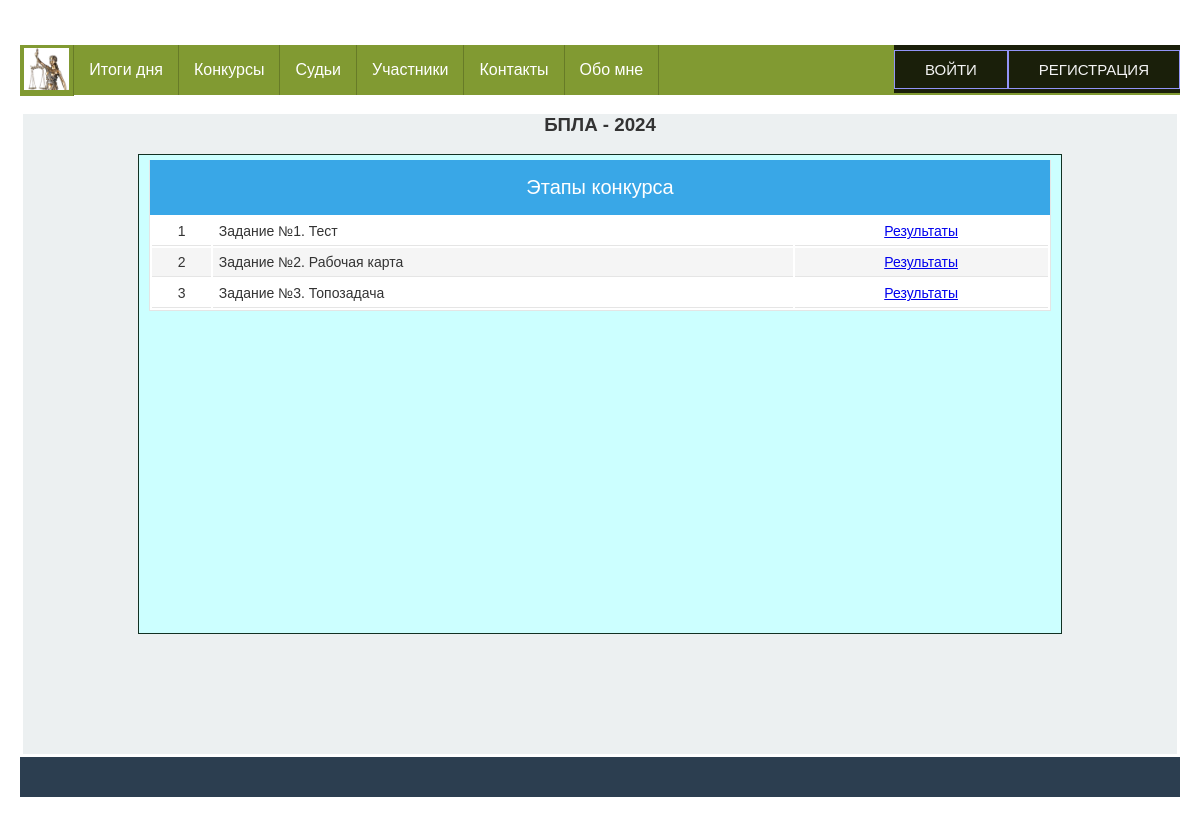
/competitions/view_competition/1/, run on the app's committed database.
### app_for_competitions/models.py (models this page shows, shortened)
class Competition(models.Model):
    class Meta:
        db_table = 'competitions'
        verbose_name = _('Конкурс') # наименование в админке в единственном числе
        verbose_name_plural = _('Конкурсы') # наименование в админке во множественном числе
    name = models.CharField(_('Сокращенное название'), max_length=50)
    fullname = models.CharField(_('Полное наименование конкурса'), max_length=200,
                                default=None)
    date = models.DateField(_('Дата проведения'),
                            help_text="Дата начала")
    active = models.BooleanField(_('Активен'), default=True)

class CompetitionTask(models.Model):
    class Meta:
        db_table = 'competition_tasks'
        verbose_name = _('Этап конкурса')
        verbose_name_plural = _('Этапы конкурсов')
    name = models.CharField(max_length=50)
    competition = models.ForeignKey(Competition, on_delete=models.CASCADE)

### app_for_competitions/views.py (the view)
# urls.py: path('view_competition/<int:pk>/', view_competition, name='view_competition'),
def view_competition(request, pk):
    competition = get_object_or_404(Competition, id=pk)
    context = {'title': f"{competition.name}"}
    competition_tasks = CompetitionTask.objects.filter(competition=competition)
    context['competition_tasks'] = competition_tasks
    context['competition_id'] = pk
    return render(request, 'app_for_competitions/view_competition_tasks.html', context)

### app_for_competitions/templates/app_for_competitions/view_competition_tasks.html (shortened to what this page needs)
{% extends 'base.html' %}
{% load static %}
{% block content %}
<h3 class="center">{{ title }}</h3>
<div class="row">
    <div class="table-caption">Этапы конкурса</div>
    <table id="table">
        <tbody>
        {% for task in competition_tasks %}
        <tr>
            <td>{{ task.id }}</td>
            <td style="text-align: left">{{ task.name }}</td>
            <td><a href="{% url 'view_task_result' pk=task.id pc=competition_id %}">Результаты</a></td>
        </tr>
        {% endfor %}
        </tbody>
    </table>
</div>
{%  endblock %}

### static/css/stylesheet.css (style rules this page uses)
body { margin: 0; }
* { box-sizing: border-box; }
.row { overflow: hidden; max-width: 80%; min-height: 60vh; background-color: #CCFFFF; margin: 0 auto; border: 1px solid #123123; padding: 5px 10px; }
.center { text-align: center; }
* { -moz-box-sizing: border-box; -webkit-box-sizing: border-box; box-sizing: border-box; }
html { color: #333333; font-size: 62.5%; }
body { font: normal 16px Tahoma, Geneva, Helvetica, sans-serif; margin: 0 auto; padding: 0; }
@media only all and (min-width: 760px) { body { padding: 20px; padding: 2rem; } }
table { display: block; margin: 0; border: none; background: #fff; font-size: 14px; font-size: 1.4rem; }
@media only all and (min-width: 760px) { table { display: table; width: 100%; border: 1px solid #e5e5e5; border-top: none; } }
tbody { display: block; }
@media only all and (min-width: 760px) { tbody { display: table-row-group; } }
.table-caption { display: block; width: 100%; background: #39a7e7; color: #fff; font-size: 20px; font-size: 2rem; text-align: center; height: 44px; line-height: 44px; border: none; border-bottom: 2px solid #999; }
@media only all and (min-width: 760px) { .table-caption { border: 1px solid #e5e5e5; border-top: none; border-bottom: none; height: 55px; line-height: 55px; } }
tr { position: relative; display: block; border-bottom: 1px solid #ccc; padding: 8px; padding: 0.8rem; }
tr:nth-child(even) { background: #f5f5f5; }
@media only all and (min-width: 760px) { tr { display: table-row; } }
td { display: block; border: none; position: relative; text-align: left; }
@media only all and (min-width: 760px) { td, th { display: table-cell; padding: 6px; padding: 0.6rem; border-bottom: 1px solid #e5e5e5; text-align: center; } }
td:before { content: attr(data-label); display: inline-block; width: 15%; background: #999; border-radius: 6px; height: 20px; margin: 0px 10px 0px 0px; margin: 0rem 1rem 0rem 0rem; padding: 0px 5px; padding: 0rem 0.5rem; font-size: 10px; font-size: 1rem; line-height: 20px; text-align: center; color: #fff; overflow: hidden; }
@media only all and (min-width: 560px) { td:before { width: 12%; font-size: 12px; font-size: 1.2rem; } }
@media only all and (min-width: 760px) { td:before { content: ""; display: none; } }

### data on the page
Competition: name "БПЛА - 2024"
CompetitionTask: id "1", name "Задание №1. Тест"
CompetitionTask: id "2", name "Задание №2. Рабочая карта"
CompetitionTask: id "3", name "Задание №3. Топозадача"
